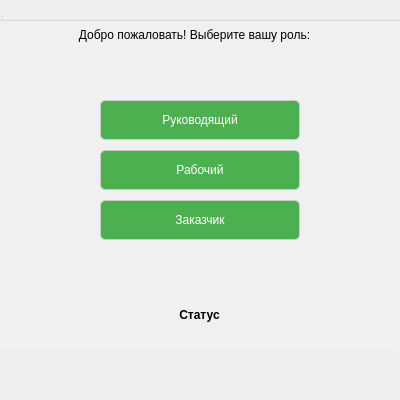
<?xml version="1.0" encoding="UTF-8"?>
<ui version="4.0">
 <class>SecondWindow</class>
 <widget class="QDialog" name="SecondWindow">
  <property name="geometry">
   <rect>
    <x>0</x>
    <y>0</y>
    <width>400</width>
    <height>400</height>
   </rect>
  </property>
  <property name="windowTitle">
   <string>Выбор роли</string>
  </property>
  <widget class="QWidget" name="centralwidget" native="true">
   <property name="geometry">
    <rect>
     <x>0</x>
     <y>0</y>
     <width>399</width>
     <height>350</height>
    </rect>
   </property>
   <property name="styleSheet">
    <string notr="true">
     QWidget {
         background-color: #f0f0f0;
     }
     QLineEdit, QPushButton {
         border: 1px solid #ccc;
         border-radius: 5px;
         padding: 5px;
     }
     QPushButton {
         background-color: #4CAF50;
         color: white;
     }
     QLabel#statusLabel {
         font-weight: bold;
     }
    </string>
   </property>
   <widget class="QLabel" name="welcomeLabel">
    <property name="geometry">
     <rect>
      <x>59</x>
      <y>20</y>
      <width>271</width>
      <height>30</height>
     </rect>
    </property>
    <property name="text">
     <string>Добро пожаловать! Выберите вашу роль:</string>
    </property>
    <property name="alignment">
     <set>Qt::AlignCenter</set>
    </property>
   </widget>
   <widget class="QPushButton" name="leaderButton">
    <property name="geometry">
     <rect>
      <x>100</x>
      <y>100</y>
      <width>200</width>
      <height>40</height>
     </rect>
    </property>
    <property name="text">
     <string>Руководящий</string>
    </property>
   </widget>
   <widget class="QPushButton" name="workerButton">
    <property name="geometry">
     <rect>
      <x>100</x>
      <y>150</y>
      <width>200</width>
      <height>40</height>
     </rect>
    </property>
    <property name="text">
     <string>Рабочий</string>
    </property>
   </widget>
   <widget class="QPushButton" name="customerButton">
    <property name="geometry">
     <rect>
      <x>100</x>
      <y>200</y>
      <width>200</width>
      <height>40</height>
     </rect>
    </property>
    <property name="text">
     <string>Заказчик</string>
    </property>
   </widget>
   <widget class="QLabel" name="statusLabel">
    <property name="geometry">
     <rect>
      <x>59</x>
      <y>300</y>
      <width>281</width>
      <height>30</height>
     </rect>
    </property>
    <property name="text">
     <string>Статус</string>
    </property>
    <property name="alignment">
     <set>Qt::AlignCenter</set>
    </property>
   </widget>
  </widget>
  <widget class="QMenuBar" name="menubar">
   <property name="geometry">
    <rect>
     <x>0</x>
     <y>0</y>
     <width>400</width>
     <height>21</height>
    </rect>
   </property>
  </widget>
  <widget class="QStatusBar" name="statusbar">
   <property name="geometry">
    <rect>
     <x>0</x>
     <y>0</y>
     <width>3</width>
     <height>22</height>
    </rect>
   </property>
  </widget>
 </widget>
 <resources/>
 <connections/>
</ui>
